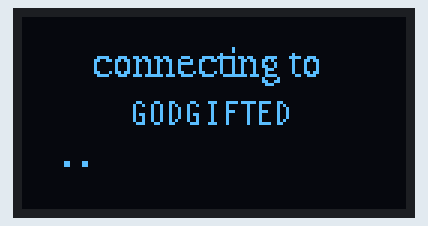
Recording of a sketch running on a simulated ESP8266 (NodeMCU). Shown: 128×64 one-colour display. WiFi joins after 1.5 s; servers stay silent unless stated; network time is answered at once with the bench clock; the local clock reads 2024-03-15 10:24:30 at power-on unless the sketch sets it.

Above: at 0.3 s.
At 1.0 s:
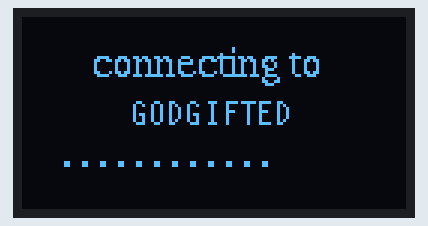
At 1.7 s:
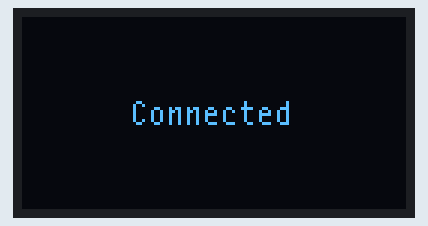
At 5.1 s:
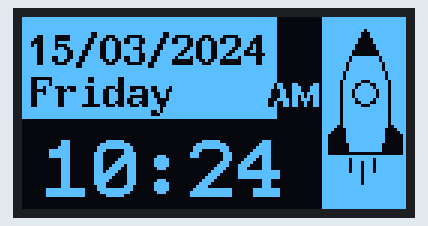
At 39.66 s:
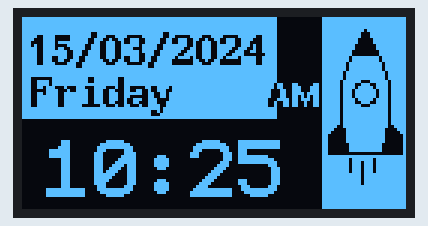

Measured:
- what the display in image 2 shows lasts 3.0 s, from 1.6 s to 4.6 s

The sketch:

Display_time.ino
```cpp
#include "headers.h"

void setup(){

  Serial.begin(115200);
  u8g2.begin();

  //connects to wifi
  get_wifi();

  //Initalize the client
  timeclient_update();

}

void loop(){

  display_time();

}
```

disp_time.cpp
```cpp
#include "headers.h"

U8G2_SSD1306_128X64_NONAME_F_HW_I2C u8g2(U8G2_R0,U8X8_PIN_NONE);

unsigned long previousmillis = 0;
const uint8_t interval = 50;

uint8_t increment = 51;

const unsigned char epd_bitmap_rocket [] PROGMEM = {
	0x00, 0x10, 0x00, 0x00, 0x00, 0x38, 0x00, 0x00, 0x00, 0x38, 0x00, 0x00, 0x00, 0x7c, 0x00, 0x00,
	0x00, 0x7c, 0x00, 0x00, 0x00, 0xfe, 0x00, 0x00, 0x00, 0xfe, 0x00, 0x00, 0x00, 0xff, 0x01, 0x00,
	0x00, 0xff, 0x01, 0x00, 0x80, 0x00, 0x02, 0x00, 0x80, 0x00, 0x02, 0x00, 0x40, 0x00, 0x04, 0x00,

	0x40, 0x00, 0x04, 0x00, 0x40, 0x00, 0x04, 0x00, 0x20, 0x00, 0x08, 0x00, 0x20, 0x00, 0x08, 0x00,
	0x20, 0x00, 0x08, 0x00, 0x10, 0x38, 0x10, 0x00, 0x10, 0xc6, 0x10, 0x00, 0x10, 0x82, 0x10, 0x00,
	0x10, 0x01, 0x11, 0x00, 0x10, 0x01, 0x11, 0x00, 0x10, 0x01, 0x11, 0x00, 0x10, 0x82, 0x10, 0x00,
	0x10, 0xc6, 0x10, 0x00, 0x10, 0x38, 0x10, 0x00, 0x10, 0x00, 0x10, 0x00, 0x10, 0x00, 0x10, 0x00,
	0x10, 0x00, 0x10, 0x00, 0x10, 0x00, 0x10, 0x00, 0x10, 0x00, 0x10, 0x00, 0x10, 0x00, 0x10, 0x00,
	0x18, 0x00, 0x30, 0x00, 0x3c, 0x00, 0x78, 0x00, 0x3e, 0x00, 0xf8, 0x00, 0x3f, 0x00, 0xf8, 0x01,
	0x3f, 0x00, 0xf8, 0x01, 0x3f, 0x00, 0xf8, 0x01, 0x7f, 0x00, 0xfc, 0x01, 0x7f, 0x00, 0xfc, 0x01,
	0x7f, 0x00, 0xfc, 0x01, 0xff, 0xff, 0xff, 0x01
};

void display_time(){

  struct dateTime now = get_time();

  unsigned long currentmillis = millis();

  if(currentmillis - previousmillis >= interval){

    previousmillis = currentmillis;

    u8g2.clearBuffer();
    u8g2.setFontMode(1);
    u8g2.setBitmapMode(1);
    u8g2.setDrawColor(1);
    u8g2.drawBox(100, 0, 28, 64);
    u8g2.drawBox(0,0,85,34);
    u8g2.setDrawColor(2);
    u8g2.drawXBMP(102,4,25,42,epd_bitmap_rocket);
    u8g2.drawLine(109, 47, 109, increment);
    u8g2.drawLine(117, 47, 117, increment);
    u8g2.drawLine(113, 48, 113, increment+4);
    u8g2.setFont(u8g2_font_t0_16b_tr);
    u8g2.drawStr(2, 16, now.Date);
    u8g2.drawStr(3, 30, now.Day);
    u8g2.setFont(u8g2_font_helvB08_tr);
    u8g2.drawStr(82, 30, now.per);
    u8g2.setFont(u8g2_font_profont29_tn);
    u8g2.drawStr(8,60,now.Time);
    u8g2.sendBuffer();

    increment = increment +1;
    if(increment > 55){
      increment = 51;
    }
  }
}
```

get_time.cpp
```cpp
#include "headers.h"

// Network credentials
const char *ssid     = "GODGIFTED";
const char *password = "ssgrp1234";

// Time offset in seconds for Indian Standard Time (UTC+5:30)
const short utcOffsetInSeconds = 19800;

// Define NTP Client to get time
WiFiUDP ntpUDP;
NTPClient timeClient(ntpUDP, "pool.ntp.org", utcOffsetInSeconds, 3600000); // Update every hour

unsigned long previousMillis = 0;
const long interval = 3600000; // Update time every hour (3600000 milliseconds)

// Arrays to day names
const char* daysOfWeek[] = {
  "Sunday", "Monday", "Tuesday", "Wednesday", "Thursday", "Friday", "Saturday"
};


void get_wifi() {
  //This section connects to wifi
  u8g2.setFontMode(1);
  u8g2.setBitmapMode(1);
  u8g2.setDrawColor(2);
  u8g2.setFont(u8g2_font_timR10_tr);
  u8g2.drawStr(23,20,"connecting to");
  u8g2.setFont(u8g2_font_t0_11_tr);
  u8g2.drawStr(36,36,ssid);
  u8g2.sendBuffer();

  short int counter = 0;

  WiFi.begin(ssid, password);
  u8g2.setCursor(12,50);
  while (WiFi.status() != WL_CONNECTED) {
    delay(50);
    if(counter >= 15){
      u8g2.setCursor(12,50);
      counter = 0;
    }
    u8g2.print(".");
    u8g2.sendBuffer();
    counter++;
  }
  u8g2.clearDisplay();

  u8g2.drawStr(36,36,"Connected");
  u8g2.sendBuffer();
  delay(3000);
  u8g2.clearDisplay();

}

void timeclient_update(){
  // Initialize the NTP client
  timeClient.begin();
  timeClient.update();
}

struct dateTime get_time() {

  unsigned long currentMillis = millis();

  // Update the time every hour
  if (currentMillis - previousMillis >= interval) {
    previousMillis = currentMillis;
    timeClient.update();
  }

  // Get epoch time
  unsigned long epochTime = timeClient.getEpochTime();

  struct dateTime dt;

  // Convert epoch time to time structure
  uint8_t currentHour = hour(epochTime);
  uint8_t currentMinute = minute(epochTime);
  uint8_t currentDay = day(epochTime);
  uint8_t currentMonth = month(epochTime);
  int currentYear = year(epochTime);
  uint8_t currentWeekDay = weekday(epochTime);

  // Convert to 12-hour format and determine AM/PM
  String period = "AM";
  if (currentHour == 0) {
    currentHour = 12; // Midnight is 12 AM
  } else if (currentHour == 12) {
    period = "PM"; // Noon is 12 PM
  } else if (currentHour > 12) {
    currentHour -= 12;
    period = "PM";
  }

  // Get month and day as strings
  const char* currentDayStr = daysOfWeek[currentWeekDay - 1];

  //print time
  snprintf(dt.Time, sizeof(dt.Time), "%02d:%02d", currentHour, currentMinute);

  //print date
  snprintf(dt.Date, sizeof(dt.Date), "%02d/%02d/%4d", currentDay, currentMonth, currentYear);

  //copies day to Day
  strncpy(dt.Day, currentDayStr, sizeof(dt.Day)); // Copy day name

  //copies period
  strncpy(dt.per, period.c_str(), sizeof(dt.per)); // Copy period

  return dt;
}
```

headers.h
```cpp
#ifndef HEADERS_H
#define HEADERS_H

#include <U8g2lib.h>
#include <ESP8266WiFi.h>
#include <WiFiUdp.h>
#include <NTPClient.h>
#include <TimeLib.h>

extern U8G2_SSD1306_128X64_NONAME_F_HW_I2C u8g2;

//creating a structure to hold info
struct dateTime {
  char Time[7];
  char Date[12];
  char Day[11];
  char per[4];
};

void display_time();
void get_wifi();
void timeclient_update();
struct dateTime get_time();

#endif
```
